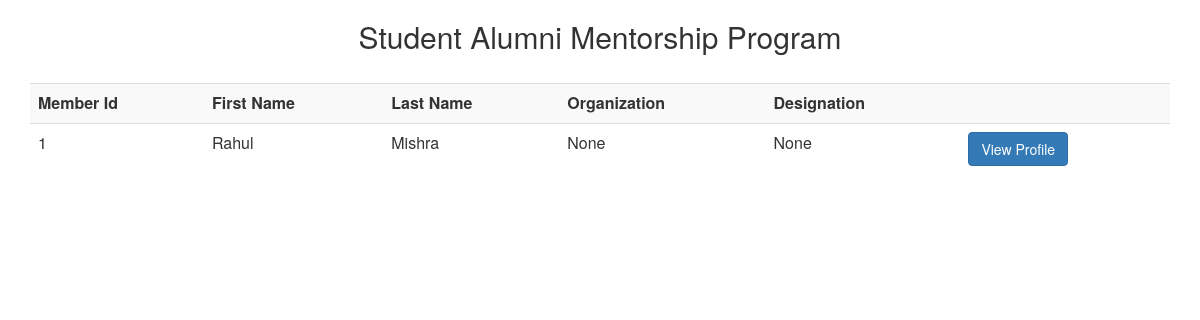
The app's page /coordinator/list/mentor with its own data.
### program/models.py (models this page shows)
class alumni(models.Model):
	firstname = models.CharField(max_length =100)
	lastname = models.CharField(max_length =100)
	password = models.CharField(max_length = 100)
	emailid = models.EmailField()
	password = models.CharField(max_length =128)
	contactnumber = models.CharField(max_length =15)
	organization = models.CharField(max_length=100,null = True)
	department = models.ForeignKey(departments,related_name='alumnipreferences_department',null = True)
	batch = models.CharField(max_length=10,null = True)
	designation = models.CharField(max_length=100,null = True)

### program/views.py (the view)
# urls.py: url(r'^coordinator/list/(mentee|mentor)',showlist),
def showlist(request,member):
	if member=='mentee':
		menteelist = students.objects.all().values()
		return render(request,'list.html',{'member':'mentee','list':menteelist})
	elif member=='mentor':
		mentorlist = alumni.objects.all().values()
		return render(request,'list.html',{'member':'mentor','list':mentorlist})
	else:
		pass

### program/templatetags/mentorship_extra.py (called while the page is built)
@register.filter
def get_item(dictionary, key):
    return dictionary.get(key)

### program/template/list.html (shortened to what this page needs)
{% include "includes/head.html" %}
{% if member == "mentee" %}
{% load mentorship_extra %}
{% endif %}
{% if member == "mentor" %}
{% load mentorship_extra %}
<table class="table table-striped">
	<tr><th>Member Id</th><th>First Name</th><th> Last Name</th><th>Organization</th><th>Designation</th><th></th></tr>
{% for mentee in list %}
	<tr>
		<td>{{ mentee|get_item:"id" }}</td>
		<td>{{ mentee|get_item:"firstname" }}</td>
		<td>{{ mentee|get_item:"lastname" }}</td>
		<td>{{ mentee|get_item:"organization" }} </td>
		<td>{{ mentee|get_item:"designation" }} </td>
		<td><a href="../coordinator/profile/" class="btn btn-primary">View Profile</a></td>
	</tr>
{% endfor %}
{% endif %}
</table>

### records on screen
alumni: id "1", firstname "Rahul", lastname "Mishra", mentee "None"
